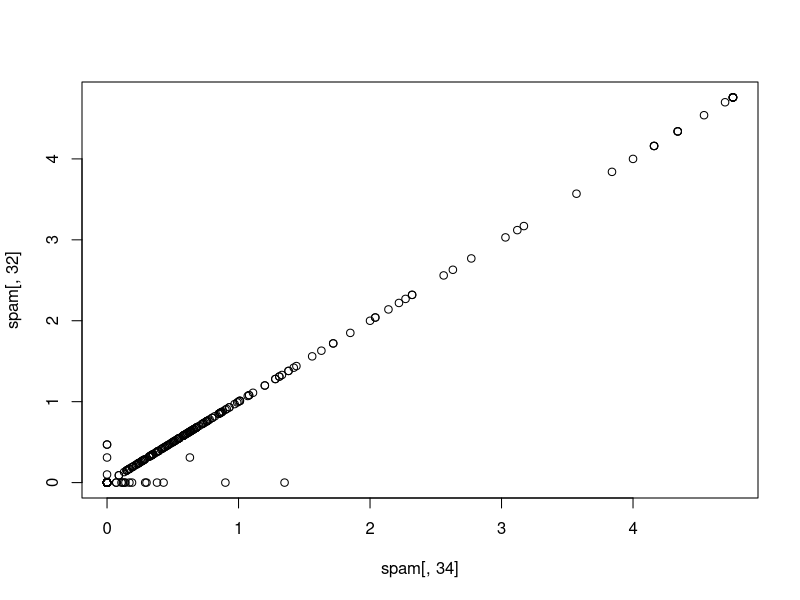
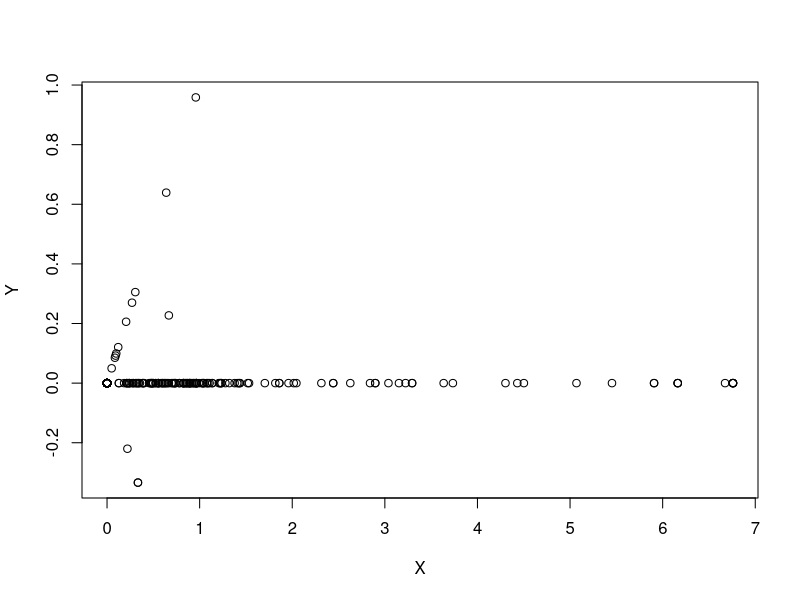
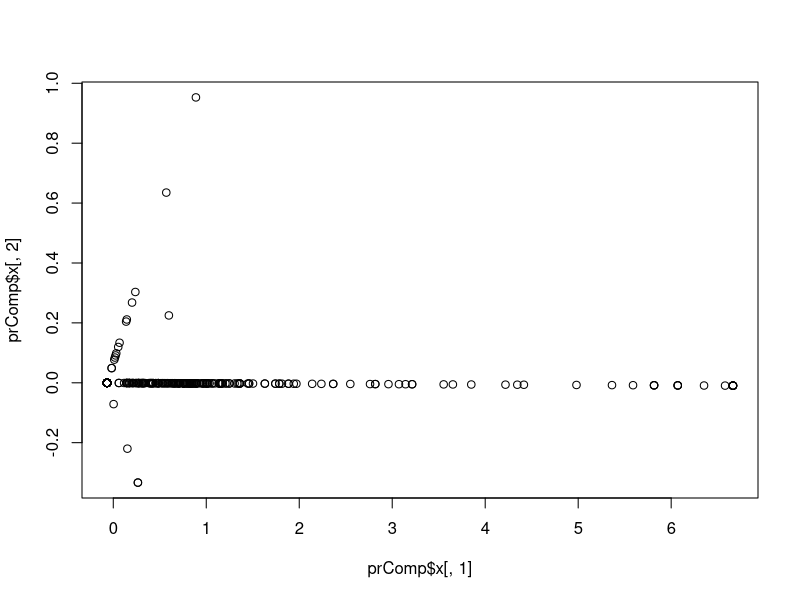
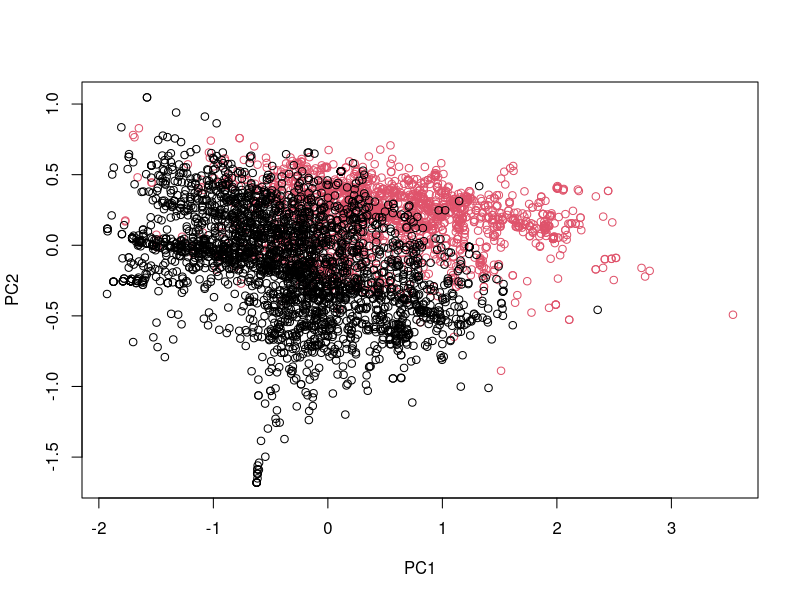
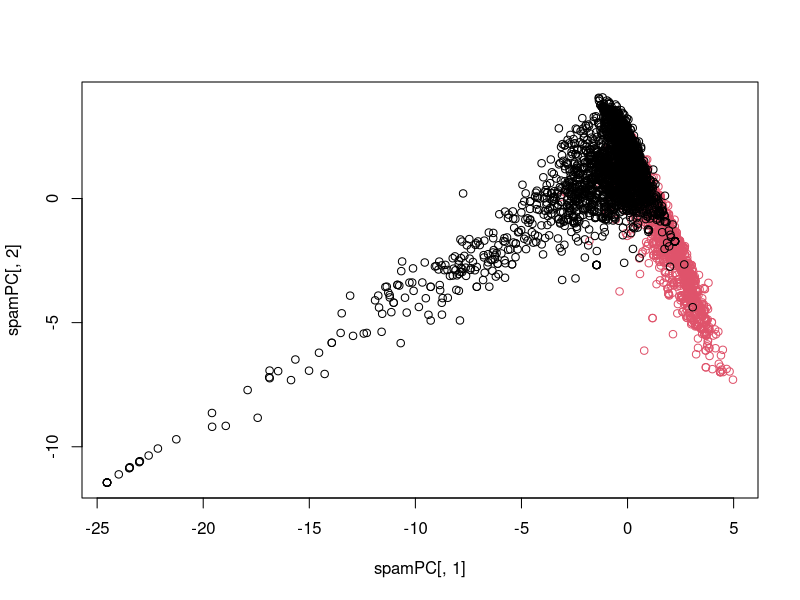

R code for these plots, in order: (Note: this script raises an error after producing the figures.)
library(caret); library(kernlab); data(spam)
inTrain <- createDataPartition(y=spam$type, p=0.75, list=FALSE)

training <- spam[inTrain,]
testing <- spam[-inTrain,]

#calculating absolute values of correlations of all predictors
M <- abs(cor(training[,-58])) #leaving out the 58'th column which is the outcome to look at all other predictor variables
diag(M) <- 0 #getting rid of all correlations of 1 (because each variable is correlated with itself). Making them 0
which(M > 0.8, arr.ind=T) #Which variables have a high correlation (>.8)?
#2 variables were found to highly correlate with one another (both numebrs so likely a phone number or something.)

#looking at the two columns from the spam data set revealed from the code above.
names(spam)[c(34,32)]
plot(spam[,34],spam[,32])
#plot reveals as expected almost perfect correlation.

#Next we could create new variables and rotate the plot:
X <- 0.71*training$num415 + 0.71*training$num857 #Sum of 2 variables
Y <- 0.71*training$num415 - 0.71*training$num857 #difference of 2 variables
#** Not sure why .71??
#Reveals most of the variability is across the x-axis not hte y-axis. Most have a y value of 0.
#This process tells us that adding the variables together provides more information than subtracting.
#Because of this we may want to use the sum of the two variables as a predictor
plot(X,Y)

#Principal components in R
smallSpam <- spam[,c(34,32)] #These are the 2 highly correlated variables
prComp <- prcomp(smallSpam) #doing principal components on this new small 2 variable data set.
plot(prComp$x[,1],prComp$x[,2])
#Notice how similar this plot looks to the steps taken above.
#The key here is principal components is much easier when trying to reduce a large number of variables.

#can also look at rotation matrix:
prComp$rotation
#** THIS EXPLAINS THE .71 used above.
#Column 1 here is the summation of the two variable above, column to is the difference

#PCA on SPAM data:
typeColor <- ((spam$type=="spam")*1 + 1) #black if not spam, red if spam
prComp <- prcomp(log10(spam[,-58]+1))#calculates principal components on entire data set. Using the log transformation and +1 will make the data look more
#gaussian and display as more sensible.
#PR1 explains the most data, PR2 the second most, PR3 the third most and so forth.
plot(prComp$x[,1],prComp$x[,2], col=typeColor, xlab="PC1", ylab="PC2")
#As can be seen from this plot, the spam messages(red) tend to have higher values of PC1 than non-spam

#This can also be done in caret:
preProc <- preProcess(log10(spam[,-58]+1),method="pca", pcaComp=2) #notice this is preprocess function with "pca" method.Need to input number of principal components to compute.
spamPC <- predict(preProc, log10(spam[,-58]+1))
plot(spamPC[,1], spamPC[,2], col=typeColor)
#again notice the differences between Principal components 1 and 2.

#can also create training predictions:
preProc <- preProcess(log10(spam[,-58]+1),method="pca", pcaComp=2) 
trainPC <- predict(preProc, log10(training[,-58]+1))
modelFit <- train(training$type ~., method="glm", data=trainPC) #fitting a model that relateds the training variable to the principal component.

#Now using test data set:
testPC <- predict(preProc, log10(testing[,-58]+1)) #notice we must use same PC's calculated for training set
#This can be done by passing training preprocessing variable, and transformation of the new training data.
confusionMatrix(testing$type, predict(modelFit, testPC)) #now predicting using original model fits on the test data.
#again confusion matrix will provide accuracy stats.

#Another option is to not use the predict function separately but build it directly into the training exercise.
modelFit <- train(training$type ~., method="glm", preProcess="pca", data=training)
confusionMatrix(testing$type, predict(modelFit, testing)) #Now just pass testing data set
#notice the results are very similar to other strategy above
#** This is easier to do, the above version was to better understand whate we were doing.
